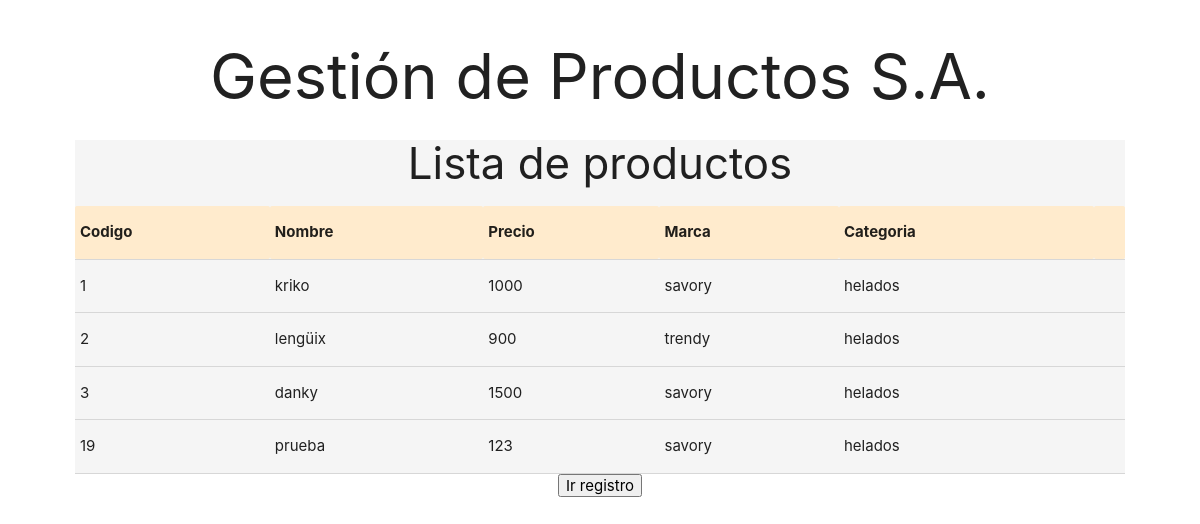
/productos/, run on the app's committed database.
### productos/models.py (models this page shows, shortened)
class Brand(models.Model):
    id_brand = models.AutoField(primary_key=True)
    name = models.CharField(max_length=100)
    def __str__(self):
        return self.name

class Product(models.Model):
    code = models.AutoField(primary_key=True)
    name = models.CharField(max_length=100)
    price = models.IntegerField()
    brand = models.ForeignKey(Brand, null=True, on_delete=models.CASCADE)
    category = models.ForeignKey(Category, null=True, on_delete=models.CASCADE)
    characteristics = models.ManyToManyField(Characteristics, through="Data")

class Category(models.Model):
    id_category = models.AutoField(primary_key=True)
    name = models.CharField(max_length=50, help_text="Obligatorio")
    def __str__(self):
        return self.name

### productos/views.py (the view)
# urls.py: path("", views.index, name="index"),
def index(request):
    all_products = Product.objects.all()
    actual_products = []
    for product in all_products:
        actual_product = {
            'code': product.code,
            'name': product.name,
            'price': product.price,
            'brand': product.brand,
            'category': product.category,
        }
        actual_products.append(actual_product)
    context = { 'products': actual_products}
    return render(request, 'index.html', context)

### productos/templates/index.html (shortened to what this page needs)
<!DOCTYPE html>
<html lang="en">
<head>
    <link rel="stylesheet" href="https://cdnjs.cloudflare.com/ajax/libs/materialize/1.0.0/css/materialize.min.css">
    {% load static %}
    <link rel="stylesheet" href="{% static 'styles.css' %}">
</head>
<body>
    <header>
        <h1>Gestión de Productos S.A.</h1>
    </header>
    <div class="lista">
        <h3>Lista de productos</h3>
        <table>
            <tr style="background-color: blanchedalmond;">
                <th>Codigo</th>
                <th>Nombre</th>
                <th>Precio</th>
                <th>Marca</th>
                <th>Categoria</th>
                <td></td>
            </tr>
            <tr>
            {% for product in products %}
                <td>{{ product.code }}</td>
                <td>{{ product.name }}</td>
                <td>{{ product.price }}</td>
                <td>{{ product.brand }}</td>
                <td>{{ product.category }}</td>
            </tr>
            {% endfor %}
        </table>
    </div>
    <button onclick="irRegistro()">Ir registro</button>
</body>
</html>

### productos/static/styles.css (style rules this page uses)
* { margin: 0; }
html { font-family: -apple-system, BlinkMacSystemFont, "Segoe UI", Roboto, Oxygen-Sans, Ubuntu, Cantarell, "Helvetica Neue", sans-serif; }
body { text-align: center; }
h1 { font-size: 4.2rem; margin: 2.8rem 0 1.68rem 0; font-weight: 400; }
h3 { font-weight: 400; }
.lista { margin: 0 5rem; background-color: whitesmoke; }

### data on the page
Brand: code "1", name "kriko", price "1000", brand "savory", category "helados", code "3", name "danky", price "1500", code "19", name "prueba", price "123"
Brand: code "2", name "lengüix", price "900", brand "trendy", category "helados"
